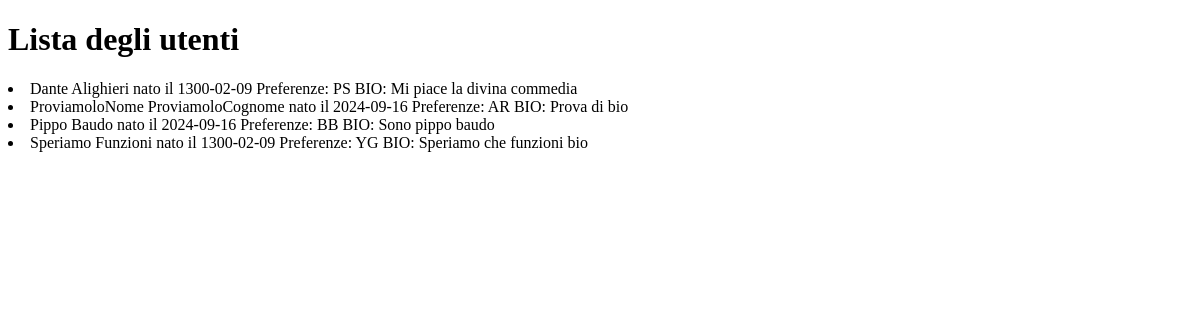
Page /accounts/utenti/ on the earlier database version.
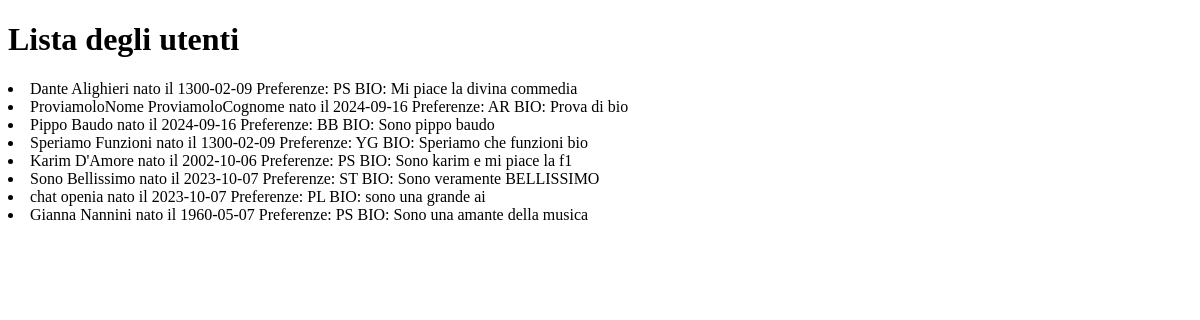
Same page on the later database version.
### accounts/models.py (models this page shows)
class RegistratoUtente(models.Model):
    user = models.OneToOneField(User, on_delete=models.CASCADE)
    nome = models.CharField(max_length=100)
    cognome = models.CharField(max_length=100)
    data_nascita = models.DateField()
    bio = models.TextField(max_length=500)
    SCELTA_PREFERENZE = [
        ("BB", "BodyBuilding"),
        ("PL", "PowerLifting"),
        ("CL", "Calisthenics"),
        ("ST", "StrongMen"),
        ("YG", "Yoga"),
        ("PS", "Pilates"),
        ("AR", "Aerobico")
    ]
    preferenze = models.CharField(max_length=2, choices=SCELTA_PREFERENZE)
    def __str__(self):
        return self.nome + " " + self.cognome + " nato il " + str(
            self.data_nascita) + "\nPreferenze: " + self.preferenze + "\nBIO: " + self.bio
    class Meta:
        verbose_name_plural = "UtentiRegistrati"

### accounts/views.py (the view)
# urls.py: path('utenti/', ListaUtentiView.as_view(), name='lista_utenti'),
class ListaUtentiView(ListView):
    model = RegistratoUtente
    template_name = "accounts/listautenti.html"

### accounts/templates/accounts/listautenti.html (shortened to what this page needs)
{% extends 'accounts/base.html' %}
{% block content %}
    {% block header1 %}
  <h1>Lista degli utenti</h1>
{% endblock %}
    {% for p in object_list %}
        <li>
            {{ p }}
        </li>
    {% endfor %}
{% endblock %}

### accounts/templates/accounts/base.html (shortened to what this page needs)
<!DOCTYPE html>
<html lang="en">
<head>
</head>
<body>
{% block content %}{% endblock %}
</body>
</html>

Differences in the rows shown:
added RegistratoUtente: nome+cognome+data_nascita "Karim D'Amore nato il 2002-10-06 Preferenze: PS BIO: Sono karim e mi piace la f1"
added RegistratoUtente: nome+cognome+data_nascita "Sono Bellissimo nato il 2023-10-07 Preferenze: ST BIO: Sono veramente BELLISSIMO"
added RegistratoUtente: nome+cognome+data_nascita "chat openia nato il 2023-10-07 Preferenze: PL BIO: sono una grande ai"
added RegistratoUtente: nome+cognome+data_nascita "Gianna Nannini nato il 1960-05-07 Preferenze: PS BIO: Sono una amante della musica"
